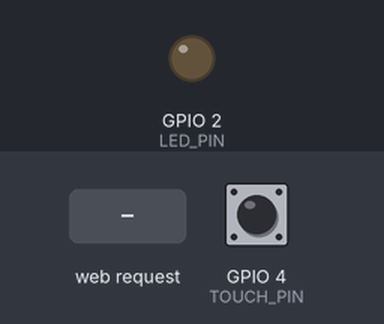
Bench run of a sketch on a simulated ESP32. Parts: output pins drawn as LEDs (lit = HIGH). Dashed ring = blinking. The test bench sets the inputs (shaded band); at power-on: GPIO 4 (TOUCH_PIN) HIGH. WiFi joins after 1.5 s; servers stay silent unless stated; what the sketch prints to the serial monitor is not drawn.

Above: at 2.7 s.
2.8 s: HTTP request GET /arm received
At 3.0 s:
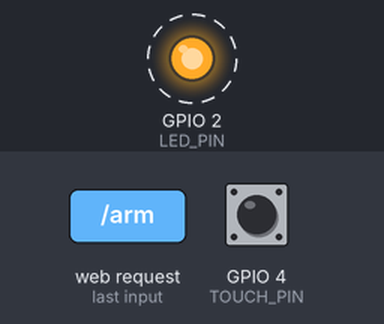
5.8 s: HTTP request GET /disarm received
At 5.8 s:
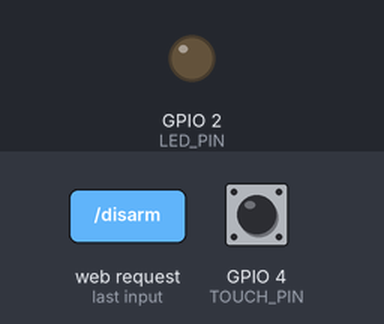
Timing chart, 0 to 8.8 s (numbered marks = the images above; inputs shaded):
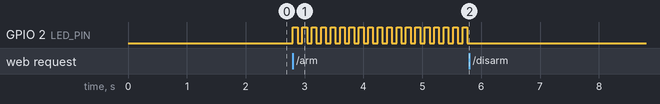

Measured:
- after the input at 2.8 s, GPIO 2 (LED_PIN): alternates HIGH for 0.08 s and LOW for 0.08 s, starting at once
- after the input at 5.8 s, GPIO 2 (LED_PIN): stops changing and stays LOW

The sketch:

ex08.ino
```cpp
#include <WiFi.h>
#include <WebServer.h>

const char* ssid     = "SuperLUO";
const char* password = "12345678";

#define LED_PIN 2
#define TOUCH_PIN 4

WebServer server(80);
bool isArm = false;    // 布防状态
bool isAlarm = false;  // 报警锁定

String htmlPage = R"HTML(
<!DOCTYPE html>
<html>
<head>
<meta charset="UTF-8">
<title>安防报警器</title>
<style>
button{font-size:26px;padding:15px 40px;margin:20px;}
</style>
</head>
<body style="text-align:center;margin-top:100px;">
<h2>物联网安防系统</h2>
<button onclick="fetch('/arm')">布防 ARM</button>
<button onclick="fetch('/disarm')">撤防 DISARM</button>
<p>当前状态：<span id="state">未布防</span></p>
<script>
function refreshStatus(){
  fetch("/status").then(res=>res.text()).then(t=>{
    document.getElementById("state").innerText = t;
  })
}
setInterval(refreshStatus, 500);
</script>
</body>
</html>
)HTML";

void handleRoot(){
  server.send(200, "text/html", htmlPage);
}
// 布防接口
void handleArm(){
  isArm = true;
  server.send(200, "text/plain", "armed");
}
// 撤防接口，重置报警
void handleDisarm(){
  isArm = false;
  isAlarm = false;
  digitalWrite(LED_PIN, LOW);
  server.send(200, "text/plain", "disarmed");
}
// 返回当前状态给网页
void handleStatus(){
  String s;
  if(!isArm) s = "未布防";
  else if(isAlarm) s = "报警中！";
  else s = "已布防，等待触发";
  server.send(200, "text/plain", s);
}

void setup() {
  pinMode(LED_PIN, OUTPUT);
  pinMode(TOUCH_PIN, INPUT);
  digitalWrite(LED_PIN, LOW);
  Serial.begin(115200);

  WiFi.begin(ssid, password);
  while(WiFi.status() != WL_CONNECTED){delay(500);Serial.print(".");}
  Serial.println("\nIP地址："+WiFi.localIP().toString());

  server.on("/", handleRoot);
  server.on("/arm", handleArm);
  server.on("/disarm", handleDisarm);
  server.on("/status", handleStatus);
  server.begin();
}

void loop() {
  server.handleClient();
  int touchVal = touchRead(TOUCH_PIN);
  bool touchNow = (touchVal < 400);

  // 布防且未报警时，触摸触发锁定报警
  if(isArm && !isAlarm && touchNow){
    isAlarm = true;
  }

  // 报警状态：高频闪烁
  if(isAlarm){
    digitalWrite(LED_PIN, HIGH);
    delay(80);
    digitalWrite(LED_PIN, LOW);
    delay(80);
  }else{
    digitalWrite(LED_PIN, LOW);
  }
}
```
